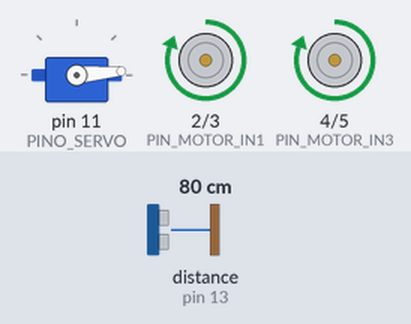
A sketch run on a simulated Arduino Uno, built with avr-gcc and run on an emulated ATmega328P. Shown: servo, motor-driver pin pairs drawn as motors (green arrow = first pin HIGH = forward, orange = second pin HIGH = backward, longer = more drive). Wiring (inferred from the names in the program): ultrasonic range finder: trigger pin 12; echo pin 13. The inputs (shaded band) are chosen by the test bench; at power-on: distance to the obstacle (sensor on pin 13) 80 cm. The echo pulse lasts 58.3 µs per cm; random numbers use the default seed unless the sketch sets one.

Above: at 1.2 s.
1.3 s: distance to the obstacle (sensor on pin 13) set to 28 cm
2.8 s: distance to the obstacle (sensor on pin 13) set to 23 cm
At 3.7 s:
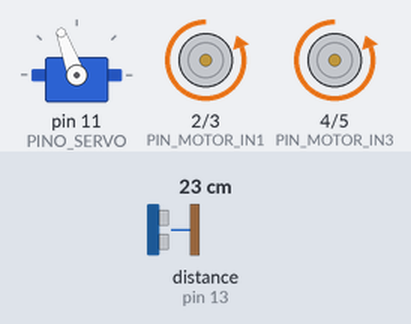
At 5.4 s:
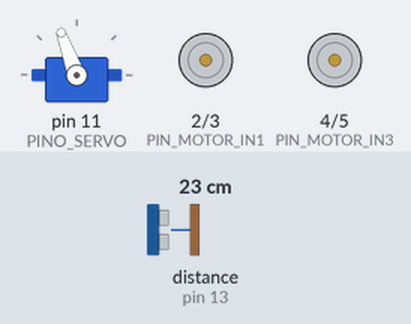
5.8 s: distance to the obstacle (sensor on pin 13) set to 35 cm
8.8 s: distance to the obstacle (sensor on pin 13) set to 2 cm
At 10.8 s:
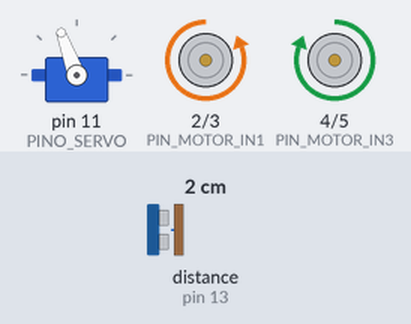
Timing chart, 0 to 22.8 s (numbered marks = the images above; inputs shaded):
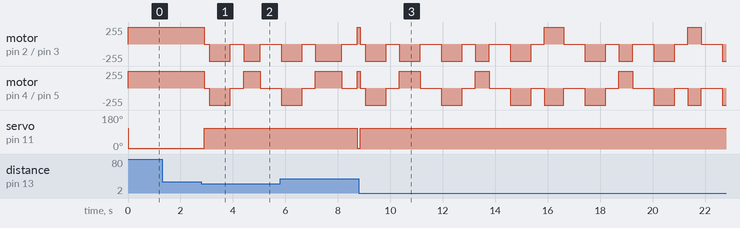

Measured:
- the behaviour switches between 26 and 25 cm on distance to the obstacle (sensor on pin 13) (found by bisection; images 0 and 1)
- after the input at 1.3 s, every drawn part: stays the same
- after the input at 5.8 s, servo on pin 11 (PINO_SERVO): 110° → 5° after 2.9 s

The sketch:

Codigo_teste_servo.ino
```cpp
//Código teste para antes de implementarmos a vassoura (somente testando o servo junto com o carrinho)
#include <Servo.h> // BIBLIOTECA DO SERVO

// --- CONFIGURAÇÃO DO SERVO ---
Servo servoVassoura;
const int PINO_SERVO = 11;
const int ANGULO_BAIXO = 5;   // Vassoura no chao (varrendo)
const int ANGULO_ALTO = 110;   // Vassoura levantada (protegida)

// ---------------------------------------------------

// declaracao dos pinos do sensor ultrassonico
const int PINO_SENSOR_ECHO = 13;
const int PINO_SENSOR_TRIGGER = 12;

// declaracao dos pinos do driver de motor
const int PIN_MOTOR_IN1 = 2;
const int PIN_MOTOR_IN2 = 3;
const int PIN_MOTOR_IN3 = 4;
const int PIN_MOTOR_IN4 = 5;

// declaracao das constantes auxiliares para controlar os motores
const int DISTANCIA_SEGURA = 25; // [cm]
const int PAUSA = 100; // [ms]

// ---------------------------------------------------

int ler_distancia(void);
void mover_frente(void);
void mover_tras(void);
void girar_esquerda(void); // Nova função de giro forte
void girar_direita(void);  // Nova função de giro forte
void parar(void);
void levantar_vassoura(void);
void abaixar_vassoura(void);

// ---------------------------------------------------

void setup() {
  // Inicializa o gerador de números aleatórios usando o ruído de uma porta analógica vazia
  randomSeed(analogRead(A0));

  // Configura o servo motor
  servoVassoura.attach(PINO_SERVO);
  levantar_vassoura(); // Começa com a vassoura levantada por segurança

  // configura os pinos do sensor ultrassonico
  pinMode(PINO_SENSOR_ECHO, INPUT);
  pinMode(PINO_SENSOR_TRIGGER, OUTPUT);
  digitalWrite(PINO_SENSOR_TRIGGER, LOW);

  // configura os pinos do driver de motor
  pinMode(PIN_MOTOR_IN1, OUTPUT);
  pinMode(PIN_MOTOR_IN2, OUTPUT);
  pinMode(PIN_MOTOR_IN3, OUTPUT);
  pinMode(PIN_MOTOR_IN4, OUTPUT);

  parar();
}

// ---------------------------------------------------

void loop() {
  // le a distancia
  int distancia = ler_distancia();

  // verifica se ha um obstaculo na frente
  if(distancia < DISTANCIA_SEGURA){
    // 1. OBSTACULO DETECTADO

    parar();
    delay(200); // Pequena pausa

    // move o robo para tras
    mover_tras();
    delay(800); // Ré um pouco mais longa para garantir espaço
    parar();
    delay(500);

    // --- NOVA LÓGICA DE GIRO (CORREÇÃO DO LOOP) ---

    // 1. Escolhe aleatoriamente esquerda (0) ou direita (1)
    int direcao = random(0, 2);

    // 2. Sorteia um tempo de giro aleatório entre 500ms e 1000ms
    // Isso faz com que o ângulo varie sempre, evitando ficar preso
    int tempo_giro = random(500, 1000);

    if(direcao == 0){
      girar_esquerda();
    } else {
      girar_direita();
    }

    // Fica girando pelo tempo sorteado
    delay(tempo_giro);

    // Para e estabiliza antes de voltar a andar
    parar();
    delay(500);

  } else { // senao (CAMINHO LIVRE)
    // move o robo para a frente e ABAIXA A VASSOURA
    mover_frente();
  }

  // pausa para a proxima leitura
  delay(PAUSA);
}

// ---------------------------------------------------
// FUNÇÕES DE CONTROLE
// ---------------------------------------------------

int ler_distancia(void){
  digitalWrite(PINO_SENSOR_TRIGGER,HIGH);
  delayMicroseconds(10);
  digitalWrite(PINO_SENSOR_TRIGGER,LOW);
  return pulseIn(PINO_SENSOR_ECHO, HIGH) / 58; // [cm]
}

void mover_frente(void){
  abaixar_vassoura();
  // Motor 1 Frente, Motor 2 Frente
  digitalWrite(PIN_MOTOR_IN1, HIGH);
  digitalWrite(PIN_MOTOR_IN2, LOW);
  digitalWrite(PIN_MOTOR_IN3, HIGH);
  digitalWrite(PIN_MOTOR_IN4, LOW);
}

void mover_tras(void){
  levantar_vassoura();
  // Motor 1 Trás, Motor 2 Trás
  digitalWrite(PIN_MOTOR_IN1, LOW);
  digitalWrite(PIN_MOTOR_IN2, HIGH);
  digitalWrite(PIN_MOTOR_IN3, LOW);
  digitalWrite(PIN_MOTOR_IN4, HIGH);
}

// --- NOVAS FUNÇÕES DE GIRO NO EIXO ---
// Nota: Se o robô girar para o lado errado do comando, inverta o conteúdo das funções

void girar_direita(void){
  levantar_vassoura(); // Garante vassoura em cima
  // Para girar no eixo: Um motor vai para frente, o outro para trás
  // Motor 1 (Esquerda) -> FRENTE
  digitalWrite(PIN_MOTOR_IN1, HIGH);
  digitalWrite(PIN_MOTOR_IN2, LOW);
  // Motor 2 (Direita) -> TRÁS
  digitalWrite(PIN_MOTOR_IN3, LOW);
  digitalWrite(PIN_MOTOR_IN4, HIGH);
}

void girar_esquerda(void){
  levantar_vassoura(); // Garante vassoura em cima
  // Motor 1 (Esquerda) -> TRÁS
  digitalWrite(PIN_MOTOR_IN1, LOW);
  digitalWrite(PIN_MOTOR_IN2, HIGH);
  // Motor 2 (Direita) -> FRENTE
  digitalWrite(PIN_MOTOR_IN3, HIGH);
  digitalWrite(PIN_MOTOR_IN4, LOW);
}

void parar(void){
  levantar_vassoura();
  digitalWrite(PIN_MOTOR_IN1, LOW);
  digitalWrite(PIN_MOTOR_IN2, LOW);
  digitalWrite(PIN_MOTOR_IN3, LOW);
  digitalWrite(PIN_MOTOR_IN4, LOW);
}

// ---------------------------------------------------
// FUNÇÕES DO SERVO
// ---------------------------------------------------

void levantar_vassoura(){
  servoVassoura.write(ANGULO_ALTO);
}

void abaixar_vassoura(){
  servoVassoura.write(ANGULO_BAIXO);
}
```
